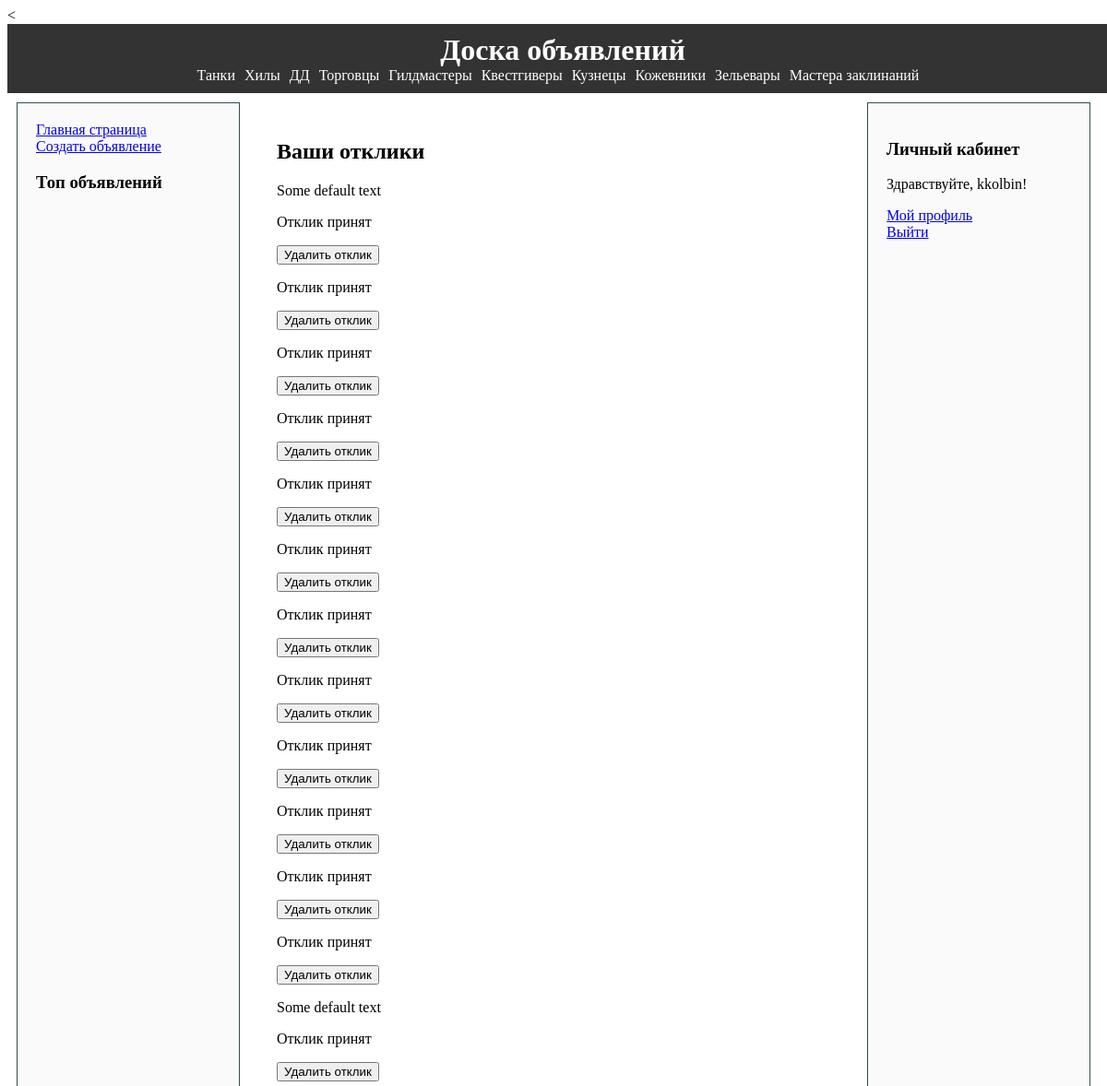
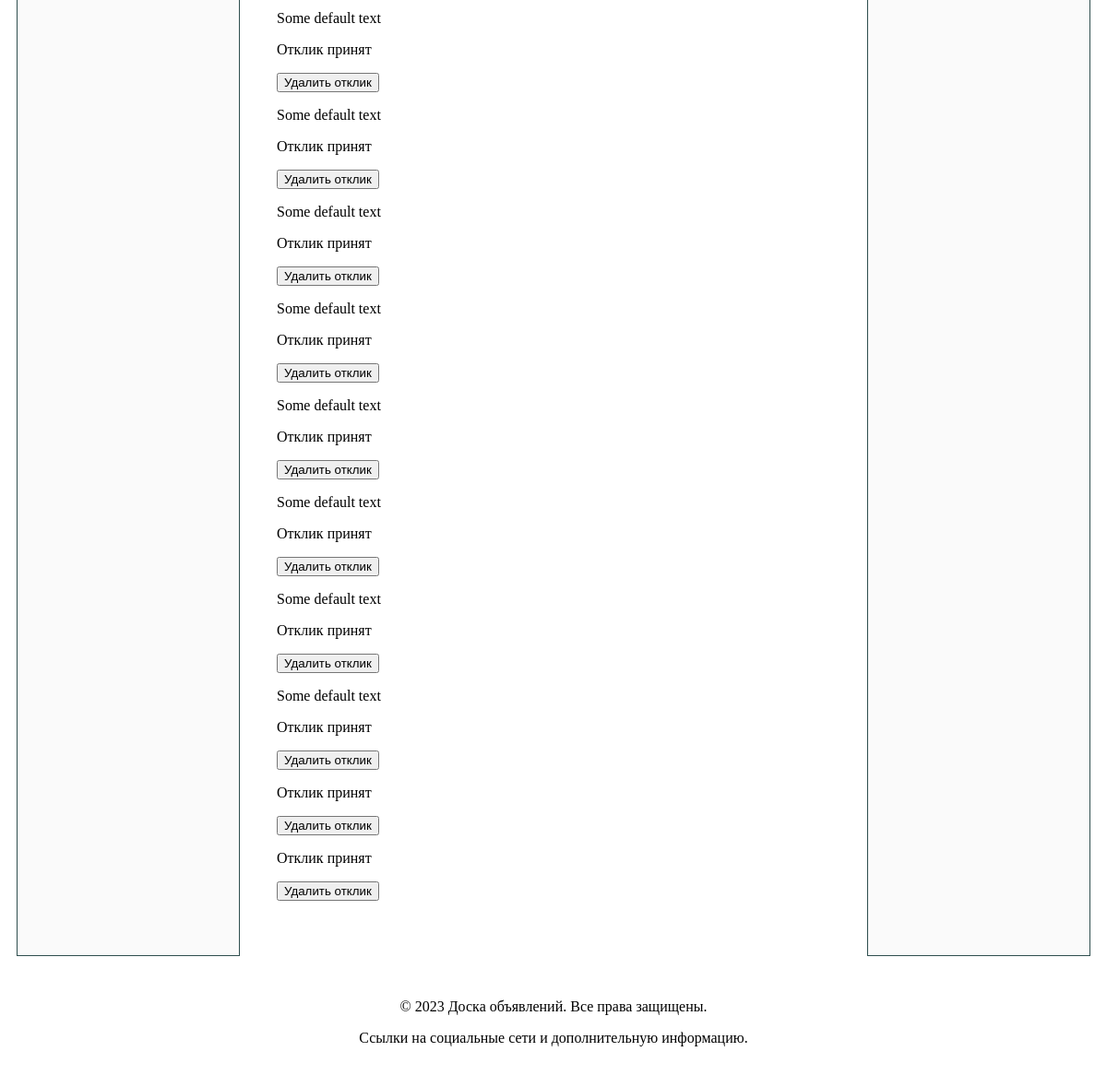
The app's page /user_comments/ (signed in) with its own data (2 pictures, top to bottom).
### ads/models.py (models this page shows, shortened)
class Comment(models.Model):
    user = models.ForeignKey(User, on_delete=models.CASCADE)
    post = models.ForeignKey('Post', on_delete=models.CASCADE, related_name='post_comments')
    content = models.TextField()
    text = models.TextField()
    created_at = models.DateTimeField(auto_now_add=True)
    is_accepted = models.BooleanField(default=False)
    is_private = models.BooleanField(default=True)

class User(AbstractUser):
    avatar = models.ImageField(upload_to='avatars/', null=True, blank=True)
    bio = models.TextField(max_length=500, blank=True)

### ads/views.py (the view)
# urls.py: path('user_comments/', user_comments, name='user_comments'),
@login_required
def user_comments(request):
    user = request.user
    comments = Comment.objects.filter(post__user=user)
    return render(request, 'ads/user_comments.html', {'comments': comments})

### ads/templates/ads/user_comments.html (shortened to what this page needs)
{% extends 'ads/base.html' %}
{% block content %}
  <h2>Ваши отклики</h2>
  {% for comment in comments %}
    <div class="comment">
      <p>{{ comment.content }}</p>
      {% if not comment.is_accepted %}
        <form action="{% url 'ads:accept_comment' comment_id=comment.pk %}" method="post">
          {% csrf_token %}
          <button type="submit">Принять отклик</button>
        </form>
      {% else %}
        <p>Отклик принят</p>
      {% endif %}
      <form action="{% url 'ads:delete_comment' comment_id=comment.pk %}" method="post">
        <button type="submit">Удалить отклик</button>
      </form>
    </div>
  {% endfor %}
{% endblock %}

### ads/templates/ads/base.html (shortened to what this page needs)
<!DOCTYPE html>
<html lang="en">
<head>
    {% load static %}
    <link rel="stylesheet" href="{% static 'ads/css/styles.css' %}">
    <link rel="stylesheet" href="https://cdnjs.cloudflare.com/ajax/libs/fancybox/3.5.7/jquery.fancybox.min.css" />
</head>
<body>
    <header id="header">
        <div id="site-title">
            <h1><a href="{% url 'ads:home' %}">Доска объявлений</a></h1>
        </div>
        <nav id="category-nav">
            <ul>
                <li><a href="{% url 'ads:category_posts' category='Танки' %}">Танки</a></li>
                <li><a href="{% url 'ads:category_posts' category='Хилы' %}">Хилы</a></li>
                <li><a href="{% url 'ads:category_posts' category='ДД' %}">ДД</a></li>
                <li><a href="{% url 'ads:category_posts' category='Торговцы' %}">Торговцы</a></li>
                <li><a href="{% url 'ads:category_posts' category='Гилдмастеры' %}">Гилдмастеры</a></li>
                <li><a href="{% url 'ads:category_posts' category='Квестгиверы' %}">Квестгиверы</a></li>
                <li><a href="{% url 'ads:category_posts' category='Кузнецы' %}">Кузнецы</a></li>
                <li><a href="{% url 'ads:category_posts' category='Кожевники' %}">Кожевники</a></li>
                <li><a href="{% url 'ads:category_posts' category='Зельевары' %}">Зельевары</a></li>
                <li><a href="{% url 'ads:category_posts' category='Мастера заклинаний' %}">Мастера заклинаний</a></li>
            </ul>
        </nav>
    </header>
    <div id="container">
        <div id="left-sidebar">
            {% block left_sidebar %}
                <a href="{% url 'ads:home' %}">Главная страница</a><br>
                {% if user.is_authenticated %}
                    <a href="{% url 'ads:create_post' %}">Создать объявление</a>
                {% endif %}
                <h3>Топ объявлений</h3>
            {% endblock %}
        </div>
        <div id="main-content">
            <main>
                {% block content %}{% endblock %}
            </main>
            <footer>
            </footer>
        </div>
        <div id="right-sidebar">
            {% block right_sidebar %}
            <h3>Личный кабинет</h3>
                {% if user.is_authenticated %}
                    <p>Здравствуйте, {{ user.username }}!</p>
                    <a href="{% url 'ads:profile_view' username=request.user.username %}">Мой профиль</a><br>
                    <a href="{% url 'account_logout' %}">Выйти</a>
                {% else %}
                    <a href="{% url 'account_signup' %}">Регистрация</a><br>
                    <a href="{% url 'account_login' %}">Войти</a><br>
                {% endif %}
            {% endblock %}
        </div>
    </div>
     <footer>
        <p>&copy; 2023 Доска объявлений. Все права защищены.</p>
        <p>Ссылки на социальные сети и дополнительную информацию.</p>
    </footer>
</body>
</html>

### ads/static/ads/css/styles.css (style rules this page uses)
#site-title h1 a { color: white; text-decoration: none; }
body { display: flex; flex-direction: column; min-height: 100vh; }
#container { display: flex; flex-direction: row; }
#left-sidebar, #main-content, #right-sidebar { margin: 10px; padding: 20px; }
#left-sidebar, #right-sidebar { min-width: 200px; padding: 20px; background-color: #fafafa; border: 1px solid #2F4F4F; margin: 10px; }
#main-content { width: 200px; flex-grow: 1; background-color: #fff; }
#header { width: 100%; background-color: #333; color: #fff; padding: 10px; display: flex; flex-direction: column; align-items: center; }
#site-title h1 { margin: 0; }
#category-nav ul { list-style: none; margin: 0; padding: 0; display: flex; }
#category-nav li { margin-right: 10px; }
#category-nav a { text-decoration: none; color: #fff; transition: color 0.3s; }
footer { text-align: center; padding: 20px; background-color: #fff; }

### records on screen
Comment: content "Some default text", is_accepted "Отклик принят"
Comment: is_accepted "Отклик принят"
Comment: is_accepted "Отклик принят"
Comment: is_accepted "Отклик принят"
Comment: is_accepted "Отклик принят"
Comment: is_accepted "Отклик принят"
Comment: is_accepted "Отклик принят"
Comment: is_accepted "Отклик принят"
Comment: is_accepted "Отклик принят"
Comment: is_accepted "Отклик принят"
Comment: is_accepted "Отклик принят"
Comment: is_accepted "Отклик принят"
Comment: content "Some default text", is_accepted "Отклик принят"
Comment: content "Some default text", is_accepted "Отклик принят"
Comment: content "Some default text", is_accepted "Отклик принят"
Comment: content "Some default text", is_accepted "Отклик принят"
Comment: content "Some default text", is_accepted "Отклик принят"
Comment: content "Some default text", is_accepted "Отклик принят"
Comment: content "Some default text", is_accepted "Отклик принят"
Comment: content "Some default text", is_accepted "Отклик принят"
Comment: content "Some default text", is_accepted "Отклик принят"
Comment: is_accepted "Отклик принят"
Comment: is_accepted "Отклик принят"
User: username "kkolbin"
